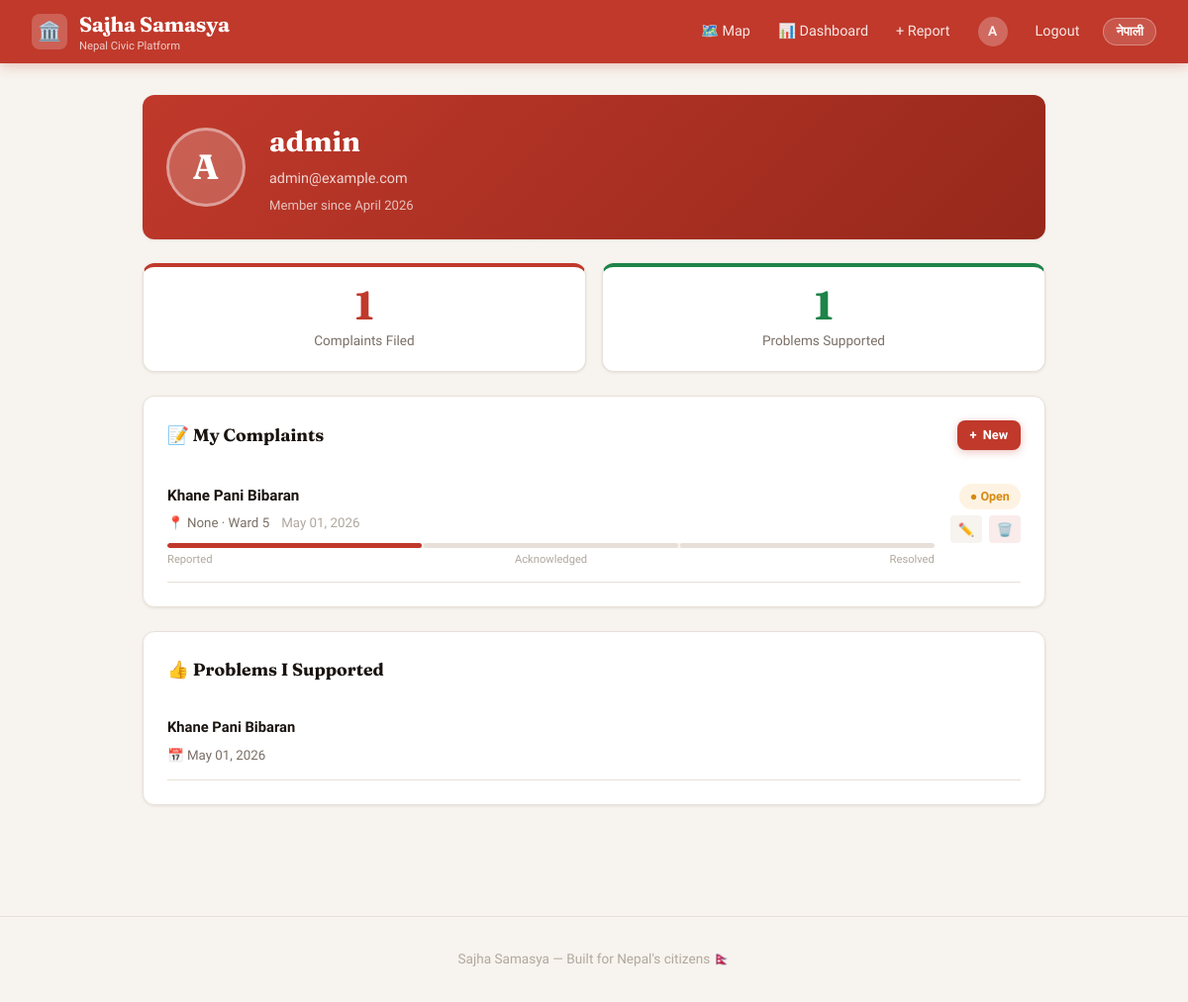
/profile/ (signed in), run on an earlier commit of the app's database.
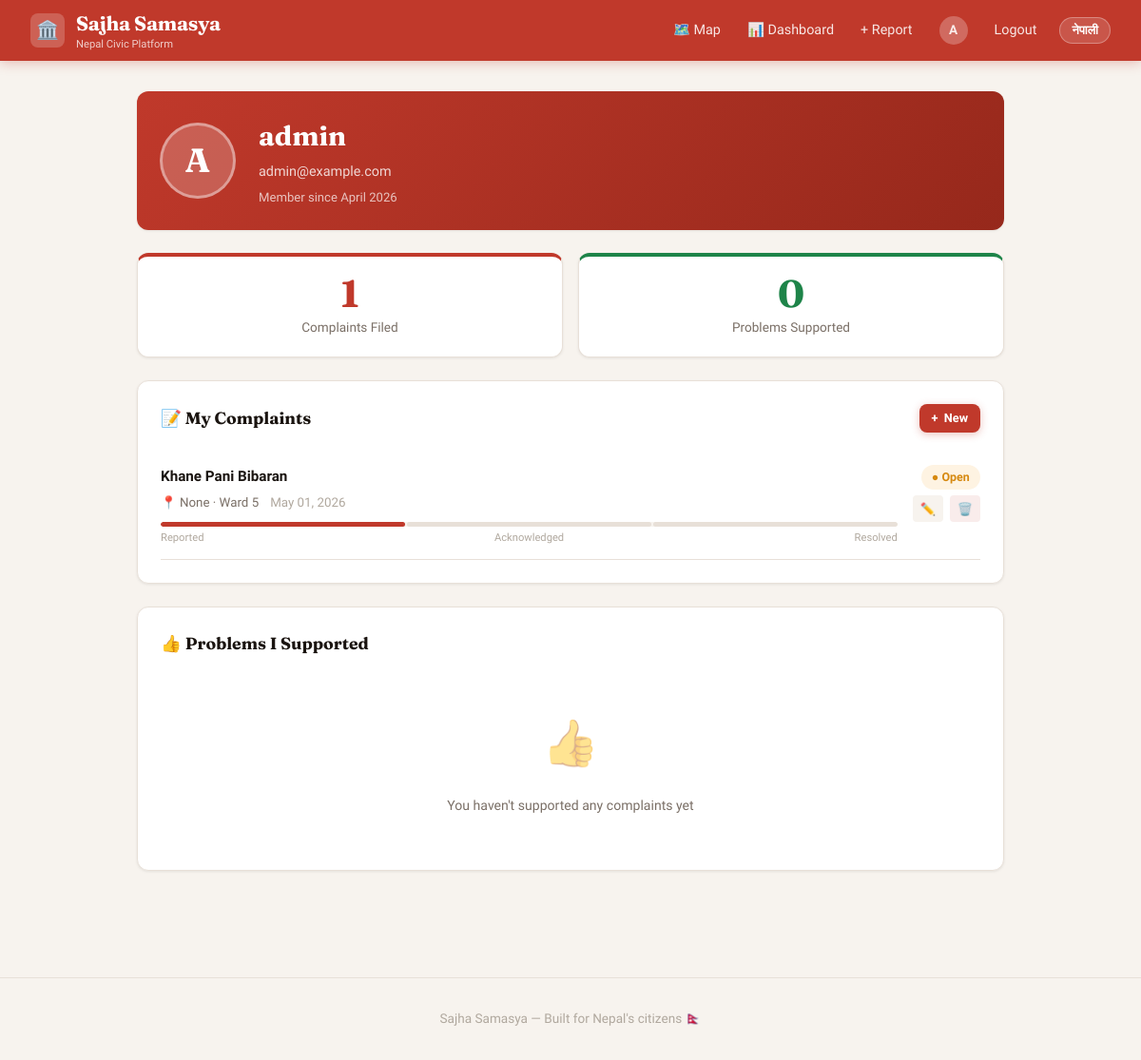
And on a later commit of the database.
### complaints/models.py (models this page shows, shortened)
class Complaint(models.Model):
    CATEGORY_CHOICES = [
        ('Road', 'Bato'),
        ('Water', 'Khane Pani'),
        ('Electricity', 'Bijuli'),
        ('Garbage', 'Fohor'),
        ('Other', 'Aru'),
    ]
    STATUS_CHOICES = [
        ('open', 'Open'),
        ('acknowledged', 'Acknowledged'),
        ('pending', 'Pending'),
        ('in_progress', 'In Progress'),
        ('resolved', 'Resolved'),
    ]
    user = models.ForeignKey(User, on_delete=models.CASCADE)
    ward = models.ForeignKey(Ward, on_delete=models.CASCADE)
    title = models.CharField(max_length=200)
    description = models.TextField()
    category = models.CharField(max_length=50, choices=CATEGORY_CHOICES)
    status = models.CharField(max_length=50, choices=STATUS_CHOICES, default='open')
    photo = models.ImageField(upload_to='complaint_photos/', blank=True, null=True)
    latitude = models.FloatField(blank=True, null=True)  # GPS latitude
    longitude = models.FloatField(blank=True, null=True) # GPS longitude
    created_at = models.DateTimeField(auto_now_add=True)
    updated_at = models.DateTimeField(auto_now=True)

class Ward(models.Model):
    municipality = models.ForeignKey('Municipality', on_delete=models.CASCADE, null=True, blank=True)
    ward_number = models.IntegerField()

class Upvote(models.Model):  # "Mero wada ma ni yahi problem xa"
    user = models.ForeignKey(User, on_delete=models.CASCADE)
    complaint = models.ForeignKey(Complaint, on_delete=models.CASCADE, related_name='upvotes')
    created_at = models.DateTimeField(auto_now_add=True)
    class Meta:
        unique_together = ('user', 'complaint')  # Ek user le ek complaint ma matra ek patak upvote garna sakos

### complaints/views.py (the view)
# urls.py: path('profile/', views.profile, name='profile'),
@login_required
def profile(request):
    user_complaints = Complaint.objects.filter(
        user=request.user
    ).select_related(
        'ward', 'ward__municipality'
    ).order_by('-created_at')
    user_upvotes = Upvote.objects.filter(
        user=request.user
    ).select_related(
        'complaint'
    ).order_by('-created_at')
    return render(request, 'profile.html', {
        'user_complaints': user_complaints,
        'user_upvotes': user_upvotes,
        'complaint_count': user_complaints.count(),
        'upvote_count': user_upvotes.count(),
    })

### complaints/templates/profile.html (shortened to what the changed rows need)
{% extends 'base.html' %}
{% block content %}
<div class="card" style="margin-bottom:1.5rem; background:linear-gradient(135deg, var(--red) 0%, var(--red-dark) 100%); color:white; border:none;">
    <div style="display:flex; align-items:center; gap:1.5rem;">
        <div>
            <h1 style="font-family:'Fraunces',serif; font-size:1.8rem; font-weight:700; margin-bottom:0.2rem;">
                {{ user.username }}
            </h1>
        </div>
    </div>
</div>
<div style="display:grid; grid-template-columns:1fr 1fr; gap:1rem; margin-bottom:1.5rem;">
    <div class="stat-card" style="border-top:4px solid var(--green);">
        <div class="stat-number" style="color:var(--green);">{{ upvote_count }}</div>
        <div class="stat-label">
            <span data-en>Problems Supported</span>
        </div>
    </div>
</div>
<div class="card" style="margin-bottom:1.5rem;">
    {% for complaint in user_complaints %}
    <div style="padding:0.85rem 0; border-bottom:1px solid var(--border);">
        <div style="display:flex; justify-content:space-between; align-items:flex-start; gap:1rem;">
            <div style="flex:1;">
                <a href="/complaint/{{ complaint.id }}/"
                    style="text-decoration:none; color:var(--text); font-weight:600; font-size:0.95rem; display:block; margin-bottom:0.3rem;">
                    {{ complaint.title }}
                </a>
                <div style="display:flex; align-items:center; gap:0.75rem; flex-wrap:wrap;">
                    <small style="color:var(--text-muted);">
                        📍 {{ complaint.ward.municipality }} · Ward {{ complaint.ward.ward_number }}
                    </small>
                    <small style="color:var(--text-light);">
                        {{ complaint.created_at|date:"M d, Y" }}
                    </small>
                </div>
                <div style="margin-top:0.6rem;">
                    <div style="display:flex; height:5px; border-radius:10px; overflow:hidden; background:var(--bg); gap:2px;">
                        <div style="background:var(--red); flex:1; border-radius:10px;"></div>
                        <div style="flex:1; border-radius:10px; background:{% if complaint.status == 'acknowledged' or complaint.status == 'resolved' %}var(--orange){% else %}var(--border){% endif %};"></div>
                        <div style="flex:1; border-radius:10px; background:{% if complaint.status == 'resolved' %}var(--green){% else %}var(--border){% endif %};"></div>
                    </div>
                    <div style="display:flex; justify-content:space-between; font-size:0.7rem; color:var(--text-light); margin-top:0.2rem;">
                        <span data-en>Reported</span><span data-np>दर्ता</span>
                        <span data-en>Acknowledged</span><span data-np>स्वीकृत</span>
                        <span data-en>Resolved</span><span data-np>समाधान</span>
                    </div>
                </div>
            </div>
            <div style="display:flex; flex-direction:column; align-items:flex-end; gap:0.4rem; flex-shrink:0;">
                <span class="badge {% if complaint.status == 'resolved' %}badge-resolved{% elif complaint.status == 'acknowledged' %}badge-acknowledged{% else %}badge-open{% endif %}">
                    {% if complaint.status == 'resolved' %}✓{% elif complaint.status == 'acknowledged' %}⏳{% else %}●{% endif %}
                    {{ complaint.get_status_display }}
                </span>
                <div style="display:flex; gap:0.4rem;">
                    <a href="/complaint/{{ complaint.id }}/edit/"
                        style="color:var(--text-muted); font-size:0.82rem; text-decoration:none; padding:0.2rem 0.5rem; border-radius:4px; background:var(--bg);">
                        ✏️
                    </a>
                    <a href="/complaint/{{ complaint.id }}/delete/"
                        style="color:var(--red); font-size:0.82rem; text-decoration:none; padding:0.2rem 0.5rem; border-radius:4px; background:var(--red-light);">
                        🗑️
                    </a>
                </div>
            </div>
        </div>
    </div>
    {% endfor %}
</div>
<div class="card">
    {% for upvote in user_upvotes %}
    <div style="padding:0.75rem 0; border-bottom:1px solid var(--border);">
        <a href="/complaint/{{ upvote.complaint.id }}/"
            style="text-decoration:none; color:var(--text); font-weight:600; font-size:0.92rem; display:block; margin-bottom:0.2rem;">
            {{ upvote.complaint.title }}
        </a>
        <small style="color:var(--text-muted);">
            📅 {{ upvote.created_at|date:"M d, Y" }}
        </small>
    </div>
    {% empty %}
    <div class="empty-state" style="padding:2rem;">
        <div class="empty-state-icon">👍</div>
        <p style="color:var(--text-muted); font-size:0.88rem;">
            <span data-en>You haven't supported any complaints yet</span>
        </p>
    </div>
    {% endfor %}
</div>
{% endblock %}

What changed in the data, as far as the page shows it:
removed Upvote: complaint "Khane Pani Bibaran", created_at "May 01, 2026"
Also different on the page:
{{ upvote_count }}: "1" → "0"
text now shown: "👍 You haven't supported any complaints yet"
